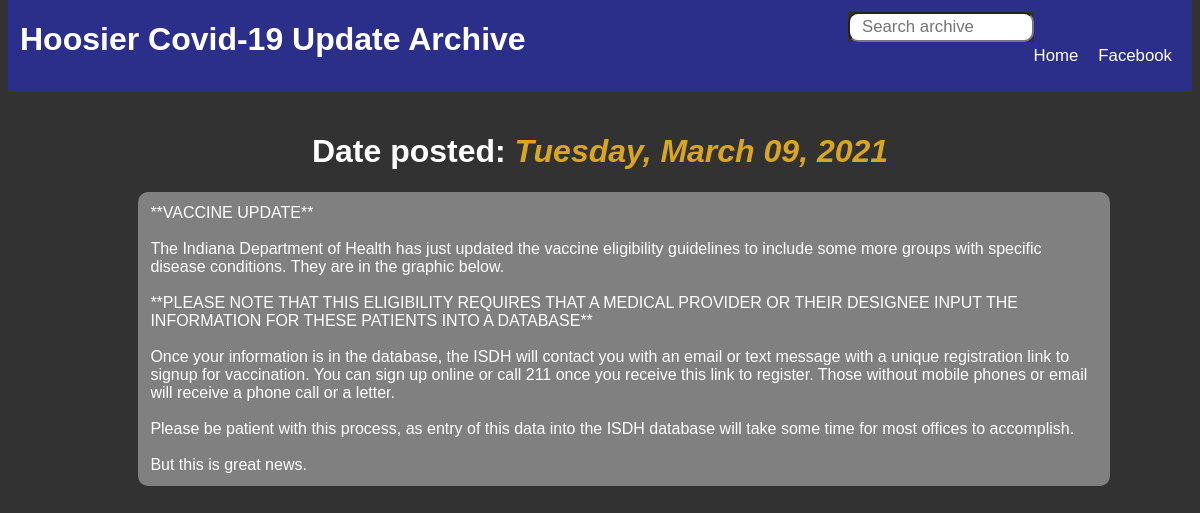
The app's page /archive/209 with its own data.
### covidsearch/models.py (models this page shows, shortened)
class post(models.Model):
    created_date = CharField(max_length=24)
    message = TextField()
    formatted_date = CharField(max_length=24)

### covidsearch/views.py (the view)
# urls.py: path('<int:pk>', views.post, name='post'),
def post(request, pk):
    post = posts.filter(pk=pk)
    post = post.values('formatted_date', 'message', 'pk')
    return render(request, 'covidsearch/post.html', {
        'post': post[0]
    })

### covidsearch/templates/covidsearch/post.html (shortened to what this page needs)
{%extends 'covidsearch/layout2.html'%}
{%block body%}
<h1 id="post-title">Date posted: <span id="highlight">{{post.formatted_date}}</span></h1>
<p id="post-message" style="white-space: pre-wrap;">{{post.message}}</p>
{%endblock%}

### covidsearch/static/covidsearch/styles.css (style rules this page uses)
* { font-family: Helvetica; position: relative; background-color: rgb(50, 50, 50); }
#highlight { color: goldenrod; font-style: italic; }
#post-title { color: white; text-align: center; }
#post-message { font-weight: 300; background-color: gray; color: white; width: 80%; left: 10%; padding: 1vmax; margin: 1vmax; border-radius: 10px; }

### records on screen
post: formatted_date "Tuesday, March 09, 2021", message "**VACCINE UPDATE** The Indiana Department of Health has just updated the vaccine eligibility guidelines to include some more groups with specific disease conditions. They are in the graphic below. **PLEASE NOTE THAT THIS ELIGIBILITY REQUIRES THAT A MEDICAL PROVIDER OR THEIR DESIGNEE INPUT THE INFORMATION FOR THESE PATIENTS INTO A DATABASE** Once your information is in the database, the ISDH will contact you with an email or text message with a unique registration link to signup for vaccination. You can sign up online or call 211 once you receive this link to register. Those without mobile phones or email will receive a phone call or a letter. Please be patient with this process, as entry of…"
